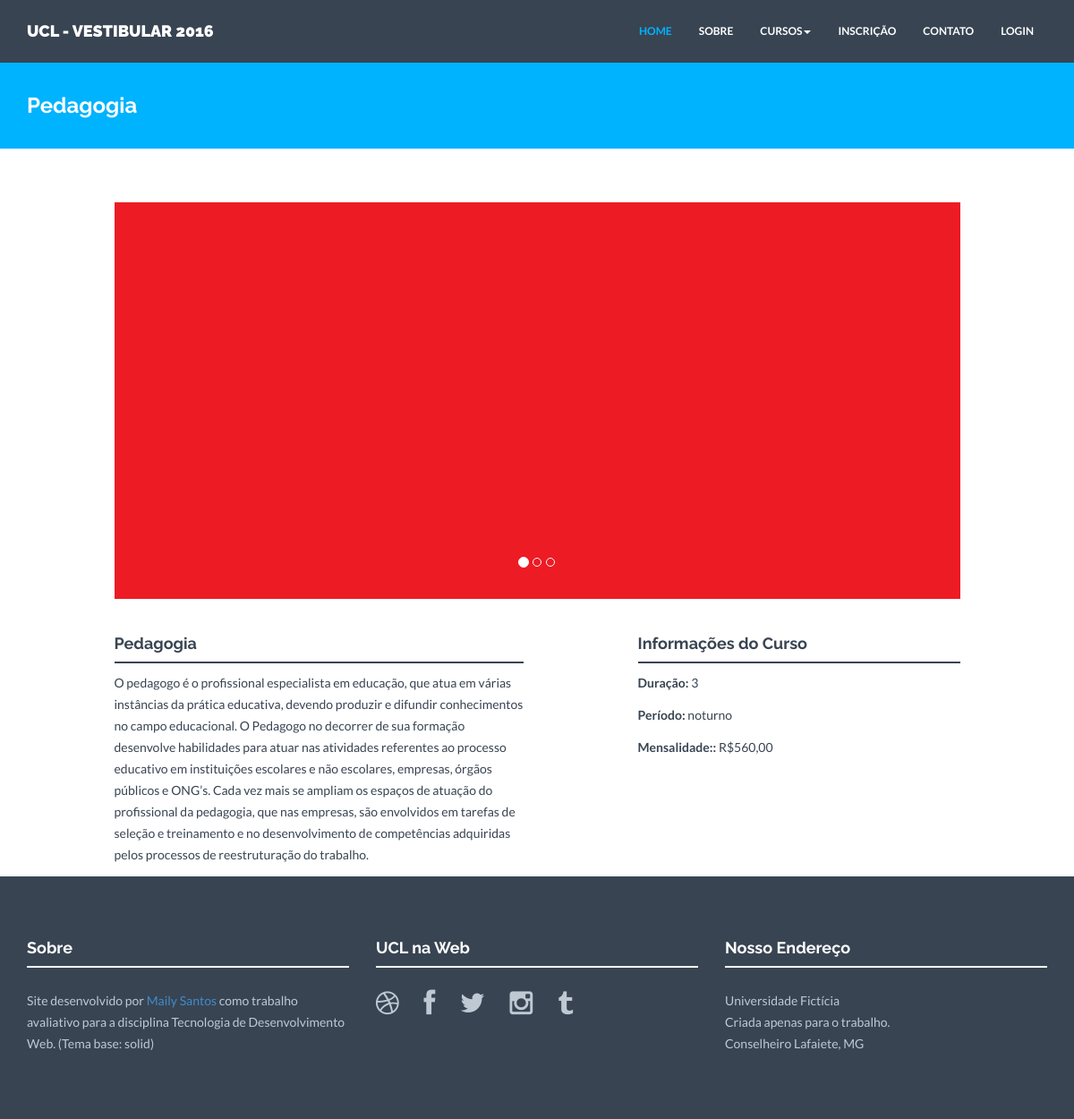
Page /pedagogia.php on the committed database.
### tables this page shows
CREATE TABLE IF NOT EXISTS `curso` (
  `idcurso` int(11) NOT NULL AUTO_INCREMENT,
  `cod` varchar(12) NOT NULL,
  `nome` varchar(150) NOT NULL,
  `duracao` int(11) NOT NULL,
  `periodo` varchar(11) NOT NULL,
  `mensalidade` varchar(15) NOT NULL,
  `descricao` varchar(1000) NOT NULL,
  `foto1` varchar(200) NOT NULL,
  `foto2` varchar(200) NOT NULL,
  `foto3` varchar(200) NOT NULL,
  PRIMARY KEY (`idcurso`),
  UNIQUE KEY `cod` (`cod`)
);

### pedagogia.php (the view, shortened to what this page needs)
<?php
include "header.php";
?>
<?php
$link = DBConnect();
$query_list = "SELECT * FROM curso WHERE cod='PED'";
if ($result = $link->query($query_list)) {
while ($row = $result->fetch_row()) {
?>
<div id="blue">
    <div class="container">
        <div class="row">
            <h3><?= $row[2] ?></h3>
        </div>
    </div>
</div>
<div class="container mt">
    <div class="row">
        <div class="col-lg-10 col-lg-offset-1 centered">
            <div id="carousel-example-generic" class="carousel slide" data-ride="carousel">
                <ol class="carousel-indicators">
                    <li data-target="#carousel-example-generic" data-slide-to="0" class="active"></li>
                    <li data-target="#carousel-example-generic" data-slide-to="1"></li>
                    <li data-target="#carousel-example-generic" data-slide-to="2"></li>
                </ol>
                <div class="carousel-inner">
                    <div class="item active">
                        <img id="foto01" src="<?php echo "admin/" .$row[7] ?>" alt="">
                    </div>
                </div>
            </div><! --/Carousel -->
        </div>
        <div class="col-lg-5 col-lg-offset-1">
            <div id="conteudo-principal">
                <h4><?= $row[2] ?></h4>
                <div class="hline"></div>
                <p><?= $row[6] ?></p>
            </div>
        </div>
        <div class="col-lg-4 col-lg-offset-1">
            <h4>Informações do Curso</h4>
            <div class="hline"></div>
            <div id="conteudo-lateral">
                <p><b>Duração:</b> <?= $row[3] ?></p>
                <p><b>Período:</b> <?= $row[4] ?></p>
                <p><b>Mensalidade::</b> <?= $row[5] ?></p>
            </div>
        </div>
        <?php
        }
        }
        ?>
        <br><br>
    </div><! --/row -->
</div><! --/container -->
<?php
include "footer.php";
?>

### assets/css/style.css (style rules this page uses)
* { margin: 0; padding: 0px; }
body { background: #ffffff; margin: 0; height: 100%; color: #384452; font-family: 'Lato', sans-serif; font-weight: 400; }
h1, h2, h3, h4, h5, h6 { font-family: 'Raleway', sans-serif; font-weight: 700; }
p { padding: 0; margin-bottom: 12px; font-family: 'Lato', sans-serif; font-weight: 400; font-size: 14px; line-height: 24px; color: #384452; margin-top: 10px; }
img { height: auto; max-width: 100%; }
.centered { text-align: center }
.mt { margin-top: 60px; }
.hline { border-bottom: 2px solid #384452; }
#blue { background: #00b3fe; margin-top: 60px; margin-bottom: 60px; padding-top: 25px; padding-bottom: 25px; }
#blue h3 { color: white; margin-left: 15px; }

### rows in the picture
curso: nome "Pedagogia", foto1 (picture), descricao "O pedagogo é o profissional especialista em educação, que atua em várias instâncias da prática educativa, devendo produzir e difundir conhecimentos no campo educacional. O Pedagogo no decorrer de sua formação desenvolve habilidades para atuar nas atividades referentes ao processo educativo em instituições escolares e não escolares, empresas, órgãos públicos e ONG’s. Cada vez mais se ampliam os espaços de atuação do profissional da pedagogia, que nas empresas, são envolvidos em tarefas de seleção e treinamento e no desenvolvimento de competências adquiridas pelos processos de reestruturação do trabalho.", duracao "3", periodo "noturno", mensalidade "R$560,00"
